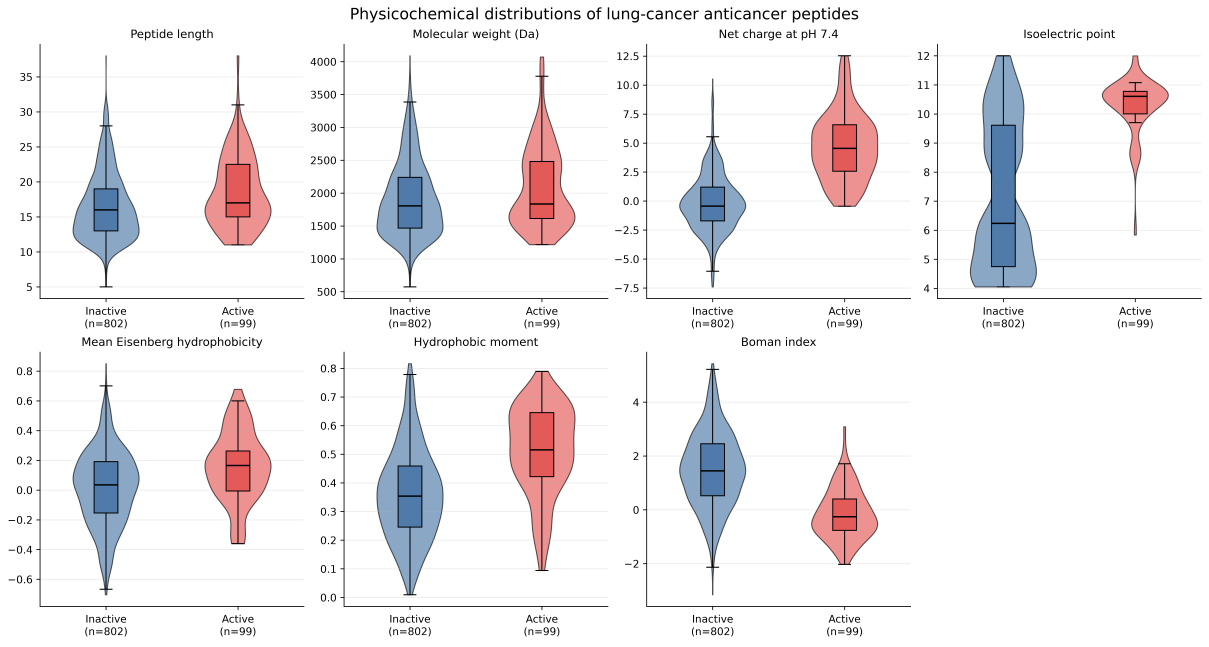
#> input picture figures/Step23_Physicochemical_Distributions.png, 9669 x 5169 px (shown at 1/8 size)
$ python -i 73_create_high_impact_supplementary_figures.py   (imports and definitions only)
#> lines starting #> are read from the running program, lines starting #| are printed output that depends on the picture; after the words box and inside, x2 and y2 are one past the last pixel; in counts of white or black regions, pixels touching at a corner belong together
#> further down, picture is the input picture: PIL image 9669x5169 RGBA; mean R, G, B, A 240.8, 238.1, 239.9, 255
from pathlib import Path
import hashlib

import pandas as pd
from PIL import Image, ImageDraw, ImageFont, ImageOps


Image.MAX_IMAGE_PIXELS = None

PROJECT = Path(r"E:\postdoc-work\ist-project")
SOURCE_DIR = PROJECT / "figures"
OUTPUT_DIR = PROJECT / "manuscript" / "supplementary_figures_high_impact"
RESULTS_DIR = PROJECT / "results"
# [1 line not run here, left out]

ARCHITECTURE_CSV = RESULTS_DIR / "step86f_high_impact_supplementary_architecture.csv"
PANEL_CSV = RESULTS_DIR / "step86f_high_impact_supplementary_panel_manifest.csv"
OUTPUT_QC_CSV = RESULTS_DIR / "step86f_high_impact_supplementary_output_qc.csv"
SOURCE_QC_CSV = RESULTS_DIR / "step86f_high_impact_supplementary_source_integrity_qc.csv"

# Every original panel left outside the revised main-text architecture is retained.
# Rows are curated by topic and aspect ratio; no panel title boxes are added.
SUPPLEMENTS = [
    {
        "number": 1,
        "title": "Additional descriptor and model diagnostics",
        "stem": "Supplementary_Figure_S1_Additional_Descriptor_and_Model_Diagnostics",
        "rows": [
            ["Step23_Physicochemical_Distributions.png"],
            ["Step39_XGBoost_Permutation_Importance.png", "Step40_Traditional_Model_Agreement.png"],
            ["Step76_Integrated_Model_Performance_Map.png"],
        ],
    },
    {
        "number": 2,
        "title": "Probability shifts and hard-case proximity",
        "stem": "Supplementary_Figure_S2_Probability_Shifts_and_Hard_Case_Proximity",
        "rows": [
            ["Step57_Unanimous_Error_Probability_Shifts.png", "Step58_Persistent_Error_Descriptor_Zscores.png"],
            ["Step61_Hard_Case_Nearest_Neighbor_Map.png", "Step62_Hard_Case_Sequence_Similarity_Map.png"],
        ],
    },
    {
        "number": 3,
        "title": "Sequence families and development-neighborhood context",
        "stem": "Supplementary_Figure_S3_Sequence_Families_and_Development_Neighborhoods",
        "rows": [
            ["Step62_Hard_Case_Cluster_Network.png", "Step63_Hard_Case_Development_Neighbor_Map.png"],
            ["Step63_Hard_Case_Development_Proximity.png", "Step64_Balanced_Development_Similarity_Margins.png"],
            ["Step65_Hard_Family_Development_Network.png", "Step65_Recurrent_Development_Neighbors.png"],
        ],
    },
]


# [6 lines left out: function sha256, not called in this run]


def get_font(size):
    path = Path(r"C:\Windows\Fonts\arialbd.ttf")
    return ImageFont.truetype(str(path), size=size) if path.exists() else ImageFont.load_default()


def trim_white(image, padding=24, threshold=248):
#> called with padding = 24, threshold = 248
    rgb = image.convert("RGB")
    gray = ImageOps.grayscale(rgb)
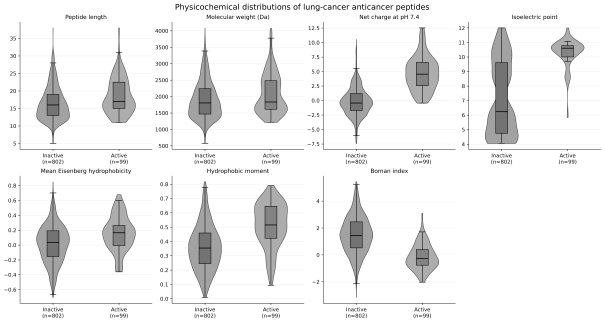
#> gray: PIL image 9669x5169 L (shown at 1/16 size); min 0, max 255, mean 239.1
    mask = gray.point(lambda value: 255 if value < threshold else 0)
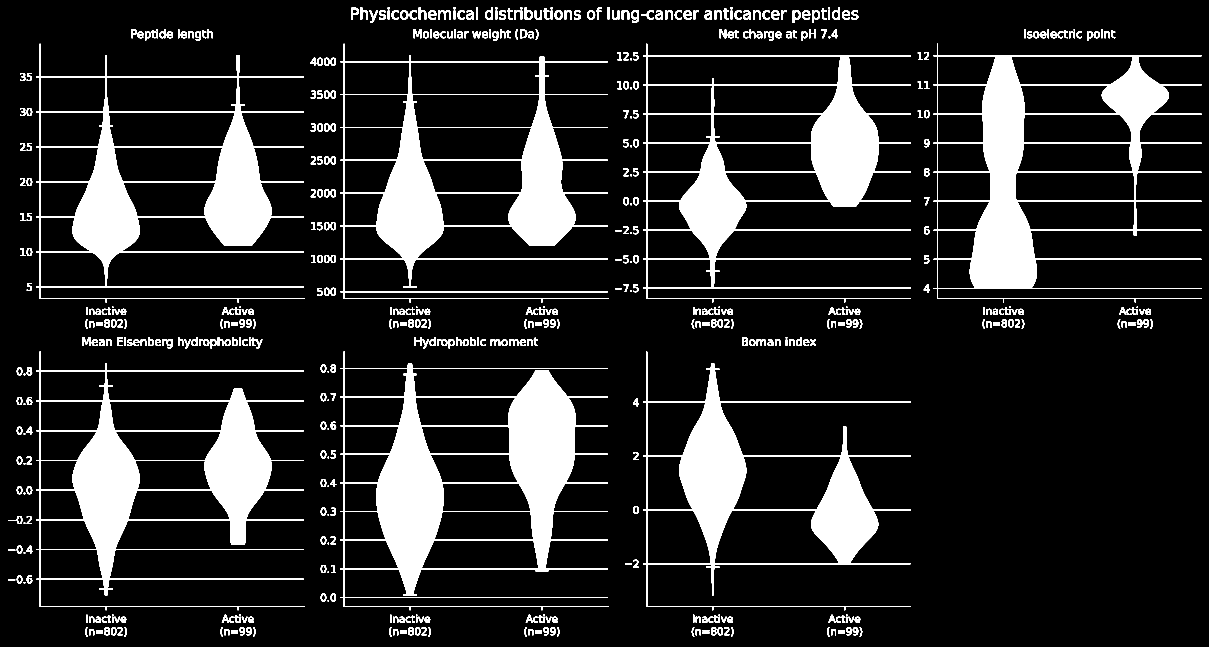
#> mask: PIL image 9669x5169 L (shown at 1/8 size); 13.7% white; 564 white regions, largest, box (x1, y1, x2, y2) and area: (2723, 2814, 4867, 4881) 1162515, (7470, 351, 9614, 2418) 946285, (291, 2814, 2435, 4881) 899109
    bbox = mask.getbbox()
#> bbox = (68, 59, 9614, 5092)
    if bbox is None:
        return rgb, (0, 0, rgb.width, rgb.height)
    left = max(0, bbox[0] - padding)
#> left = 44
    top = max(0, bbox[1] - padding)
#> top = 35
    right = min(rgb.width, bbox[2] + padding)
#> right = 9638
    bottom = min(rgb.height, bbox[3] + padding)
#> bottom = 5116
    return rgb.crop((left, top, right, bottom)), (left, top, right, bottom)


# [88 lines left out: functions place_letter, build_figure, not called in this run]


# [3 lines not run here, left out]

source_paths = []
# [5 lines not run here, left out]
before_hashes = {str(path): sha256(path) for path in source_paths}

panel_rows = []
architecture_rows = []
# [5 lines not run here, left out]

source_qc_rows = []
# [4 lines not run here, left out]

output_qc_rows = []
# [31 lines not run here, left out]

>>> from PIL import Image
>>> picture = Image.open('../figures/Step23_Physicochemical_Distributions.png')
>>> result = trim_white(picture)

$ run again, on figures/Step36_Traditional_Model_ROC.png
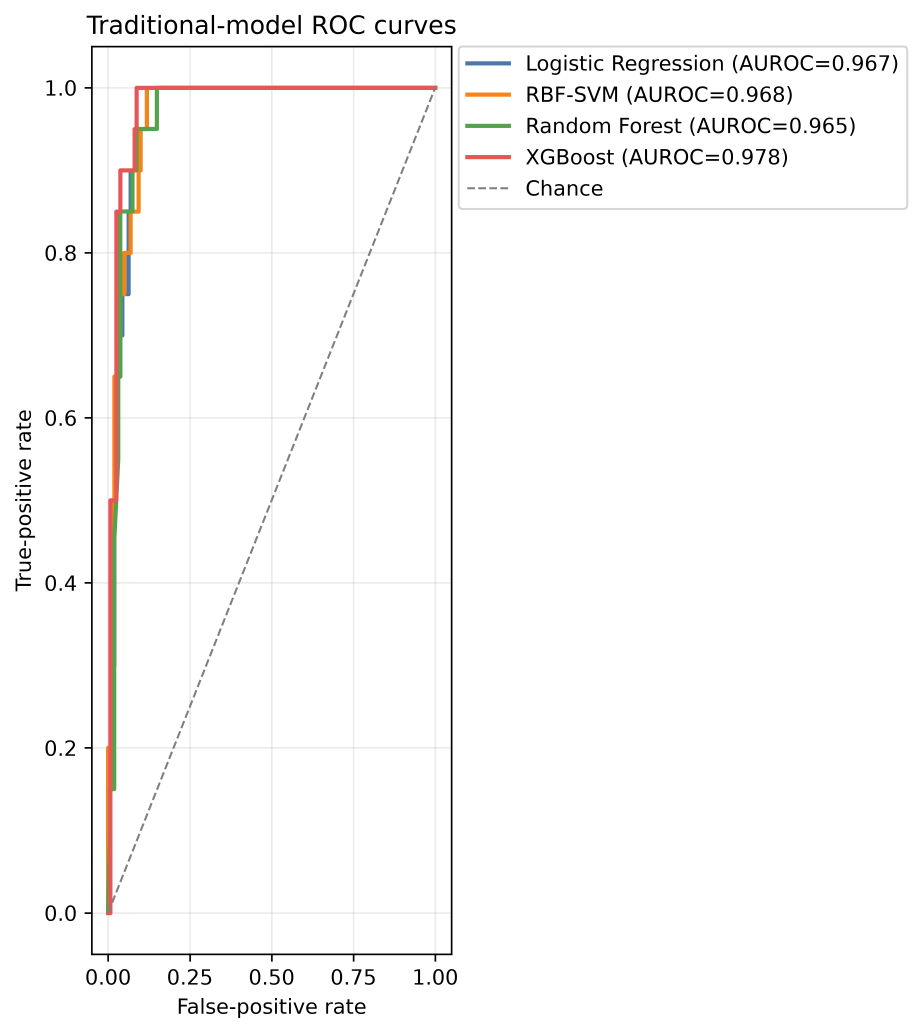
#> input picture figures/Step36_Traditional_Model_ROC.png, 3689 x 4135 px (shown at 1/4 size)
#> picture is the input picture: PIL image 3689x4135 RGBA; mean R, G, B, A 249.6, 249, 248.5, 255
#> in trim_white, `mask = gray.point(lambda value: 255 if value < threshold else 0)`:
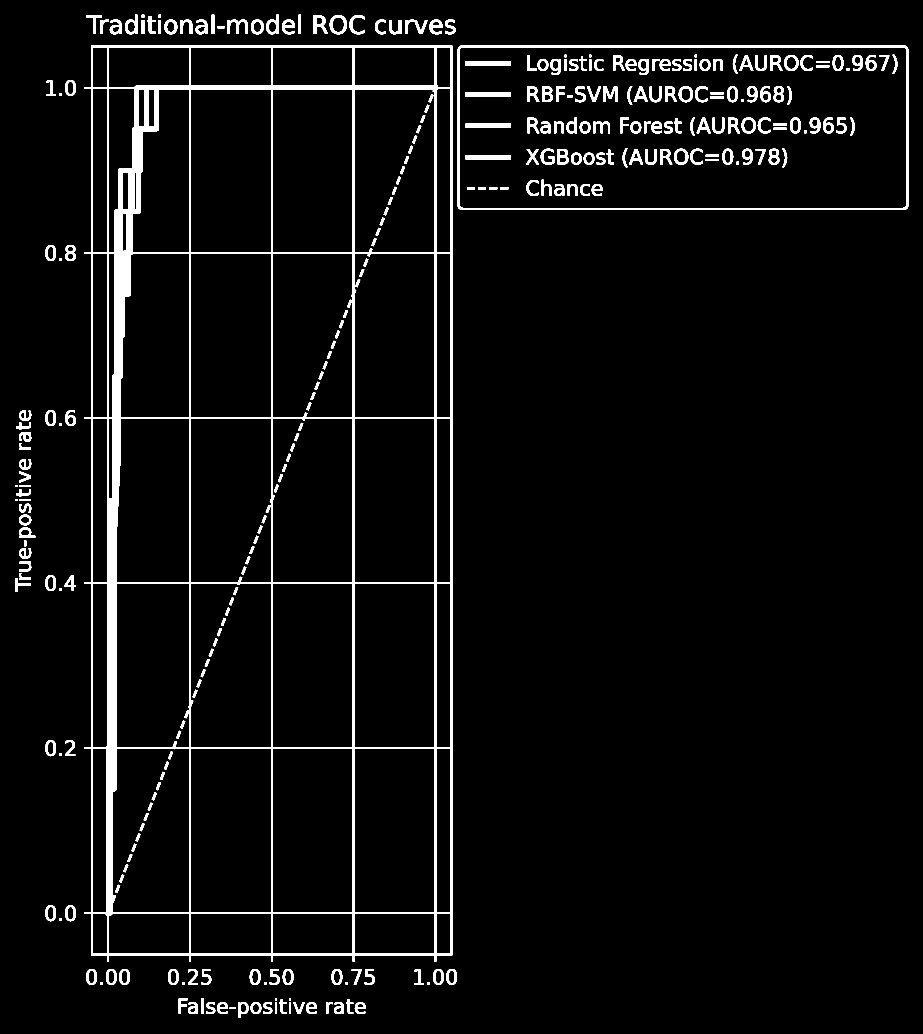
#> mask: PIL image 3689x4135 L (shown at 1/4 size); 4.4% white; 294 white regions, largest, box (x1, y1, x2, y2) and area: (338, 183, 1810, 3847) 393881, (1831, 182, 3633, 840) 39002, (1861, 245, 2044, 262) 3111
#> bbox = (60, 59, 3633, 4072)
#> left = 36
#> top = 35
#> right = 3657
#> bottom = 4096

$ run again, on figures/Step37_Traditional_Model_Metric_Comparison.png
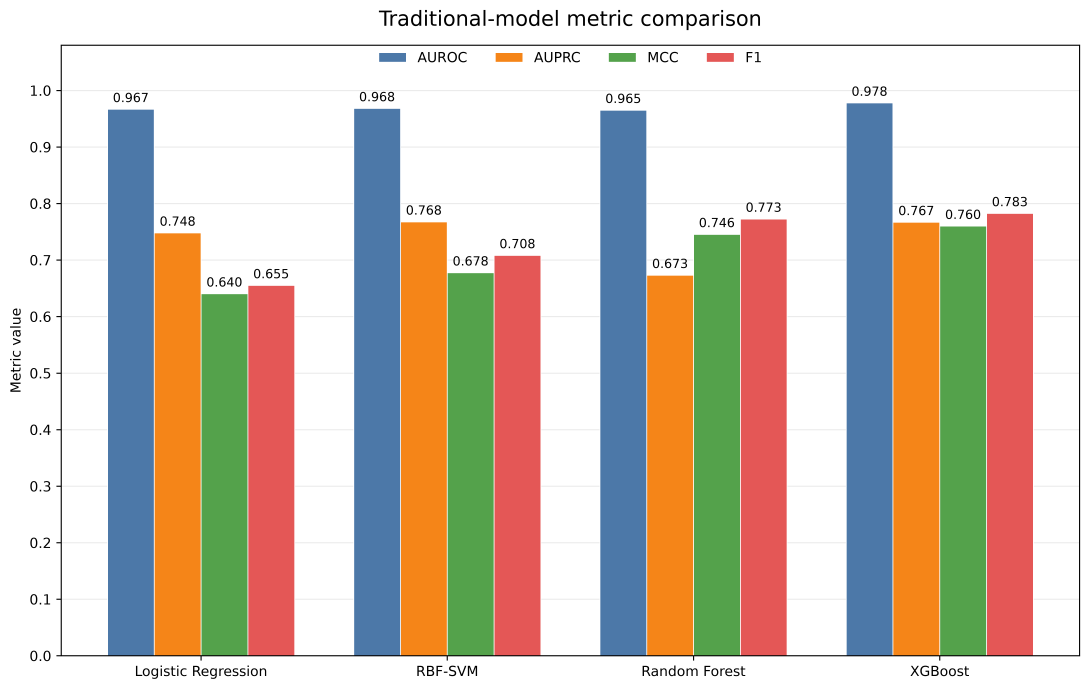
#> input picture figures/Step37_Traditional_Model_Metric_Comparison.png, 6537 x 4136 px (shown at 1/6 size)
#> picture is the input picture: PIL image 6537x4136 RGBA; mean R, G, B, A 207.2, 195.1, 181.7, 255
#> in trim_white, `gray = ImageOps.grayscale(rgb)`:
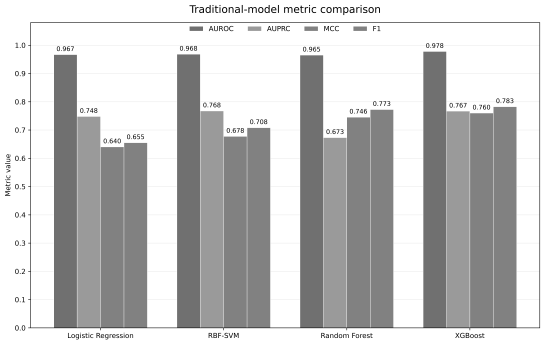
#> gray: PIL image 6537x4136 L (shown at 1/12 size); min 0, max 255, mean 197.2
#> in trim_white, `mask = gray.point(lambda value: 255 if value < threshold else 0)`:
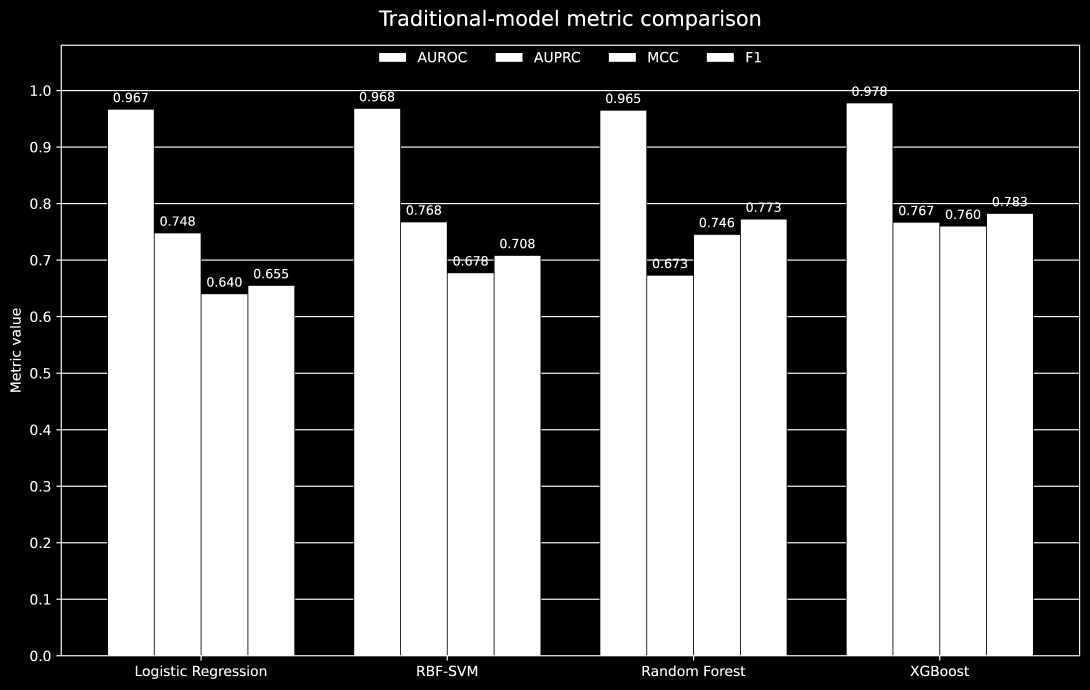
#> mask: PIL image 6537x4136 L (shown at 1/6 size); 45.6% white; 238 white regions, largest, box (x1, y1, x2, y2) and area: (338, 268, 6481, 3964) 11968652, (3883, 1214, 5075, 1272) 11024, (3653, 318, 3815, 371) 8586
#> bbox = (60, 59, 6481, 4073)
#> left = 36
#> top = 35
#> right = 6505
#> bottom = 4097
